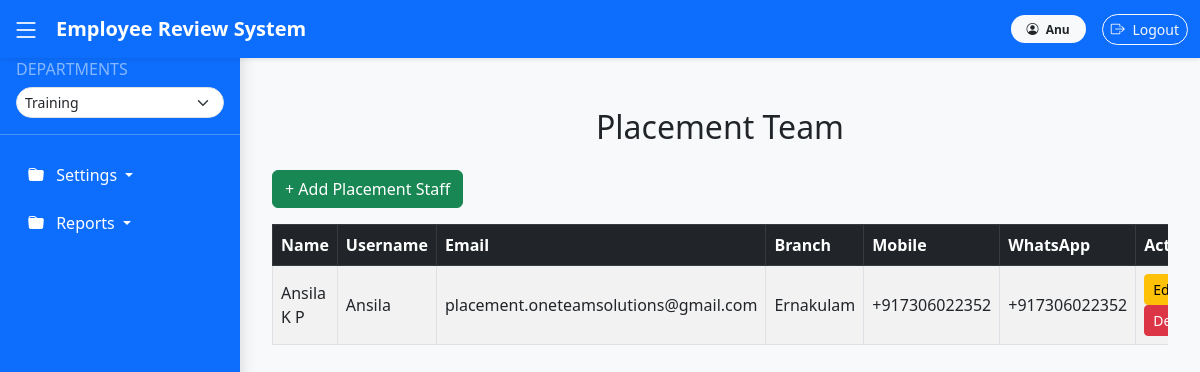
Screenshot of /placement/ (signed in) with the database file from the repository.
### settings_app/models.py (models this page shows, shortened)
class Master(models.Model):
    created_date = models.DateTimeField(auto_now_add=True)
    isactive = models.BooleanField(default=True,verbose_name="Active")
    created_user = models.ForeignKey(User, null=True, blank=True, on_delete=models.CASCADE)
    class Meta:
        abstract = True
        ordering = ['-isactive']

class PlacementProfile(Master):
    user = models.OneToOneField(User, on_delete=models.CASCADE, related_name="placement_user")
    branch = models.ForeignKey(Branch, on_delete=models.CASCADE)
    mobile_no = PhoneNumberField(null=True, blank=True, region='IN')  # 'IN' for India
    whatsapp_no = PhoneNumberField(null=True, blank=True, region='IN')

class Branch(Master):
    name = models.CharField(max_length=100, unique=True)

### settings_app/views.py (the view)
# urls.py: path('placement/', views.placement_list, name='placement_list'),
@login_required
def placement_list(request):
    placements = PlacementProfile.objects.select_related("user", "branch").all()
    return render(request, "settings_app/placement_list.html", {"placements": placements})

### settings_app/templates/settings_app/placement_list.html (shortened to what this page needs)
{% extends "base.html" %}
{% block content %}
<div class="container mt-5">
    <h2 class="text-center mb-4">Placement Team</h2>
    <a href="{% url 'add_placement' %}" class="btn btn-success mb-3">+ Add Placement Staff</a>
    <div class="table-responsive">
      <table class="table table-striped table-bordered align-middle">
          <thead class="table-dark">
              <tr>
                  <th>Name</th>
                  <th>Username</th>
                  <th>Email</th>
                  <th>Branch</th>
                  <th>Mobile</th>
                  <th>WhatsApp</th>
                  <th>Actions</th>
              </tr>
          </thead>
          <tbody>
              {% for placement in placements %}
              <tr>
                  <td>{{ placement.user.first_name }} {{ placement.user.last_name }}</td>
                  <td>{{ placement.user.username }}</td>
                  <td>{{ placement.user.email }}</td>
                  <td>{{ placement.branch.name }}</td>
                  <td>{{ placement.mobile_no }}</td>
                  <td>{{ placement.whatsapp_no }}</td>
                  <td>
                      <a href="{% url 'edit_placement' placement.id %}" class="btn btn-warning btn-sm">Edit</a>
                      <a href="{% url 'delete_placement' placement.id %}" class="btn btn-danger btn-sm">Delete</a>
                  </td>
              </tr>
              {% empty %}
              <tr>
                  <td colspan="7" class="text-center">No placement staff found.</td>
              </tr>
              {% endfor %}
          </tbody>
      </table>
    </div>
</div>
{% endblock %}

### templates/base.html (shortened to what this page needs)
<!DOCTYPE html>
<html lang="en">
<head>
    <link rel="stylesheet" href="https://cdn.jsdelivr.net/npm/bootstrap@5.3.0/dist/css/bootstrap.min.css">
    <link rel="stylesheet" href="https://cdn.jsdelivr.net/npm/bootstrap-icons@1.11.3/font/bootstrap-icons.css">
</head>
<body>
    <nav class="navbar navbar-expand-lg navbar-dark bg-primary fixed-top shadow-sm">
        <div class="container-fluid">
            <span class="sidebar-toggle text-white me-3" id="sidebarToggle">
                <i class="bi bi-list fs-3"></i>
            </span>
            <a class="navbar-brand fw-bold" href="/">Employee Review System</a>
            <div class="d-flex ms-auto align-items-center">
                {% if user.is_authenticated %}
                <span class="badge bg-light text-dark me-3 px-3 py-2 rounded-pill">
                    <i class="bi bi-person-circle me-1"></i> {{ user.username }}
                </span>
                <form action="{% url 'logout' %}" method="post" class="d-inline">
                    <button type="submit" class="btn btn-outline-light btn-sm rounded-pill">
                        <i class="bi bi-box-arrow-right me-1"></i> Logout
                    </button>
                </form>
                {% else %}
                <a href="{% url 'login' %}" class="btn btn-light text-primary btn-sm rounded-pill">
                    <i class="bi bi-box-arrow-in-right me-1"></i> Login
                </a>
                {% endif %}
            </div>
        </div>
    </nav>
    {% if user.is_authenticated and user.groups.first.name == "Manager" %}
    <div class="sidebar shadow" id="sidebarMenu">
        <h6 class="px-3 text-uppercase text-white-50">Departments</h6>
        <form id="department-form" class="px-3 mb-3">
            <select id="department-select" class="form-select form-select-sm rounded-pill"></select>
        </form>
        <hr class="text-white">
        <ul class="nav flex-column" id="department-menu"></ul>
    </div>
    {% endif %}
    <main class="content-container" id="mainContent">
        {% block content %}{% endblock %}
    </main>
</body>
</html>

### rows the page displays
PlacementProfile: user.first_name "Ansila", user.last_name "K P", user.username "Ansila", user.email "placement.oneteamsolutions@gmail.com", branch.name "Ernakulam", mobile_no "+917306022352", whatsapp_no "+917306022352"

### other values shown
{{ user.username }} "Anu"
